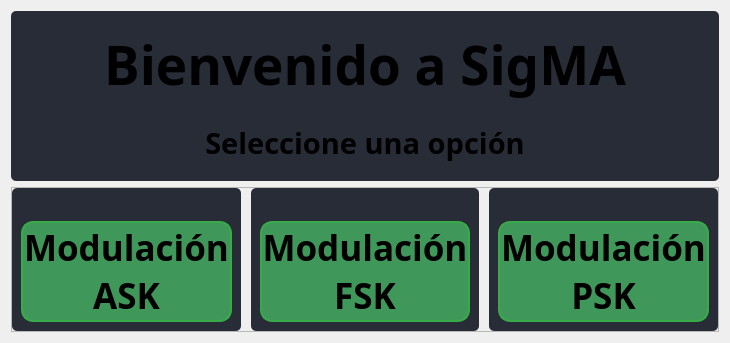
                  <widget class="QWidget" name="page_home">
                   <layout class="QVBoxLayout" name="verticalLayout_10">
                    <item>
                     <widget class="QFrame" name="frame_22">
                      <property name="maximumSize">
                       <size>
                        <width>16777215</width>
                        <height>170</height>
                       </size>
                      </property>
                      <property name="styleSheet">
                       <string notr="true">background-color: rgb(39, 44, 54);
border-radius: 5px;</string>
                      </property>
                      <property name="frameShape">
                       <enum>QFrame::StyledPanel</enum>
                      </property>
                      <property name="frameShadow">
                       <enum>QFrame::Raised</enum>
                      </property>
                      <layout class="QVBoxLayout" name="verticalLayout_15">
                       <item>
                        <widget class="QFrame" name="frame_25">
                         <property name="minimumSize">
                          <size>
                           <width>0</width>
                           <height>0</height>
                          </size>
                         </property>
                         <property name="maximumSize">
                          <size>
                           <width>16777215</width>
                           <height>160</height>
                          </size>
                         </property>
                         <property name="frameShape">
                          <enum>QFrame::StyledPanel</enum>
                         </property>
                         <property name="frameShadow">
                          <enum>QFrame::Raised</enum>
                         </property>
                         <layout class="QHBoxLayout" name="horizontalLayout_17">
                          <property name="spacing">
                           <number>0</number>
                          </property>
                          <property name="leftMargin">
                           <number>0</number>
                          </property>
                          <property name="topMargin">
                           <number>0</number>
                          </property>
                          <property name="rightMargin">
                           <number>0</number>
                          </property>
                          <property name="bottomMargin">
                           <number>0</number>
                          </property>
                          <item>
                           <widget class="QFrame" name="frame_icon_top_bar_2">
                            <property name="minimumSize">
                             <size>
                              <width>70</width>
                              <height>90</height>
                             </size>
                            </property>
                            <property name="maximumSize">
                             <size>
                              <width>80</width>
                              <height>120</height>
                             </size>
                            </property>
                            <property name="styleSheet">
                             <string notr="true">background: transparent;
background-image: url(:/bigSize/icons/bigSize/sigma-logo.png);
background-position: center;
background-repeat: no-repeat;
</string>
                            </property>
                            <property name="frameShape">
                             <enum>QFrame::StyledPanel</enum>
                            </property>
                            <property name="frameShadow">
                             <enum>QFrame::Raised</enum>
                            </property>
                           </widget>
                          </item>
                          <item>
                           <widget class="QLabel" name="label_6">
                            <property name="maximumSize">
                             <size>
                              <width>16777215</width>
                              <height>150</height>
                             </size>
                            </property>
                            <property name="font">
                             <font>
                              <family>Satoshi Black</family>
                              <pointsize>40</pointsize>
                              <weight>75</weight>
                              <bold>true</bold>
                             </font>
                            </property>
                            <property name="styleSheet">
                             <string notr="true"/>
                            </property>
                            <property name="text">
                             <string> Bienvenido a SigMA </string>
                            </property>
                            <property name="alignment">
                             <set>Qt::AlignCenter</set>
                            </property>
                           </widget>
                          </item>
                          <item>
                           <widget class="QFrame" name="frame_icon_top_bar_3">
                            <property name="minimumSize">
                             <size>
                              <width>70</width>
                              <height>90</height>
                             </size>
                            </property>
                            <property name="maximumSize">
                             <size>
                              <width>80</width>
                              <height>120</height>
                             </size>
                            </property>
                            <property name="styleSheet">
                             <string notr="true">background: transparent;
background-image: url(:/bigSize/icons/bigSize/sigma-logo.png);
background-position: center;
background-repeat: no-repeat;
</string>
                            </property>
                            <property name="frameShape">
                             <enum>QFrame::StyledPanel</enum>
                            </property>
                            <property name="frameShadow">
                             <enum>QFrame::Raised</enum>
                            </property>
                           </widget>
                          </item>
                         </layout>
                        </widget>
                       </item>
                       <item>
                        <widget class="QFrame" name="frame_26">
                         <property name="frameShape">
                          <enum>QFrame::StyledPanel</enum>
                         </property>
                         <property name="frameShadow">
                          <enum>QFrame::Raised</enum>
                         </property>
                         <layout class="QHBoxLayout" name="horizontalLayout_12">
                          <item>
                           <widget class="QLabel" name="label_7">
                            <property name="maximumSize">
                             <size>
                              <width>16777215</width>
                              <height>150</height>
                             </size>
                            </property>
                            <property name="font">
                             <font>
                              <family>Satoshi Black</family>
                              <pointsize>22</pointsize>
                              <weight>75</weight>
                              <bold>true</bold>
                             </font>
                            </property>
                            <property name="styleSheet">
                             <string notr="true"/>
                            </property>
                            <property name="text">
                             <string>Seleccione una opción</string>
                            </property>
                            <property name="alignment">
                             <set>Qt::AlignCenter</set>
                            </property>
                           </widget>
                          </item>
                         </layout>
                        </widget>
                       </item>
                      </layout>
                     </widget>
                    </item>
                    <item>
                     <widget class="QFrame" name="frame">
                      <property name="frameShape">
                       <enum>QFrame::StyledPanel</enum>
                      </property>
                      <property name="frameShadow">
                       <enum>QFrame::Raised</enum>
                      </property>
                      <layout class="QHBoxLayout" name="horizontalLayout_9">
                       <property name="spacing">
                        <number>10</number>
                       </property>
                       <property name="leftMargin">
                        <number>0</number>
                       </property>
                       <property name="topMargin">
                        <number>0</number>
                       </property>
                       <property name="rightMargin">
                        <number>0</number>
                       </property>
                       <property name="bottomMargin">
                        <number>0</number>
                       </property>
                       <item>
                        <widget class="QFrame" name="frame_2">
                         <property name="styleSheet">
                          <string notr="true">background-color: rgb(39, 44, 54);
border-radius: 5px;</string>
                         </property>
                         <property name="frameShape">
                          <enum>QFrame::StyledPanel</enum>
                         </property>
                         <property name="frameShadow">
                          <enum>QFrame::Raised</enum>
                         </property>
                         <layout class="QVBoxLayout" name="verticalLayout_6">
                          <item>
                           <widget class="QFrame" name="frame_15">
                            <property name="minimumSize">
                             <size>
                              <width>0</width>
                              <height>10</height>
                             </size>
                            </property>
                            <property name="maximumSize">
                             <size>
                              <width>16777215</width>
                              <height>250</height>
                             </size>
                            </property>
                            <property name="styleSheet">
                             <string notr="true">QFrame {
	background-image: url(:/bigSize/icons/bigSize/cil-ask.png);
	background-position: center;
	background-repeat: no-reperat;
	width: 20px;
}</string>
                            </property>
                            <property name="frameShape">
                             <enum>QFrame::StyledPanel</enum>
                            </property>
                            <property name="frameShadow">
                             <enum>QFrame::Raised</enum>
                            </property>
                            <layout class="QVBoxLayout" name="verticalLayout_11"/>
                           </widget>
                          </item>
                          <item>
                           <widget class="QPushButton" name="Btn_ASK">
                            <property name="font">
                             <font>
                              <family>Satoshi Black</family>
                              <pointsize>26</pointsize>
                              <weight>75</weight>
                              <bold>true</bold>
                             </font>
                            </property>
                            <property name="autoFillBackground">
                             <bool>false</bool>
                            </property>
                            <property name="styleSheet">
                             <string notr="true">QPushButton {
	border: 2px solid rgb(56, 170, 72);
	border-radius: 12px;	
	background-color: rgb(63, 152, 90);
}

/* rgb(52, 59, 72)*/
QPushButton:hover {
	background-color: rgb(60, 198, 84);
	border: 2px solid rgb(60, 196, 72);
}
QPushButton:pressed {	
	background-color: rgb(37, 138, 26);
	border: 2px solid rgb(60, 196, 72);
}</string>
                            </property>
                            <property name="text">
                             <string>Modulación
ASK</string>
                            </property>
                           </widget>
                          </item>
                         </layout>
                        </widget>
                       </item>
                       <item>
                        <widget class="QFrame" name="frame_3">
                         <property name="styleSheet">
                          <string notr="true">background-color: rgb(39, 44, 54);
border-radius: 5px;</string>
                         </property>
                         <property name="frameShape">
                          <enum>QFrame::StyledPanel</enum>
                         </property>
                         <property name="frameShadow">
                          <enum>QFrame::Raised</enum>
                         </property>
                         <layout class="QVBoxLayout" name="verticalLayout_7">
                          <item>
                           <widget class="QFrame" name="frame_17">
                            <property name="minimumSize">
                             <size>
                              <width>0</width>
                              <height>10</height>
                             </size>
                            </property>
                            <property name="maximumSize">
                             <size>
                              <width>16777215</width>
                              <height>250</height>
                             </size>
                            </property>
                            <property name="styleSheet">
                             <string notr="true">QFrame {
	background-image: url(:/bigSize/icons/bigSize/cil-fsk.png);
	background-position: center;
	background-repeat: no-reperat;
}</string>
                            </property>
                            <property name="frameShape">
                             <enum>QFrame::StyledPanel</enum>
                            </property>
                            <property name="frameShadow">
                             <enum>QFrame::Raised</enum>
                            </property>
                            <layout class="QHBoxLayout" name="horizontalLayout_19"/>
                           </widget>
                          </item>
                          <item>
                           <widget class="QPushButton" name="Btn_FSK">
                            <property name="font">
                             <font>
                              <family>Satoshi Black</family>
                              <pointsize>26</pointsize>
                              <weight>75</weight>
                              <bold>true</bold>
                             </font>
                            </property>
                            <property name="autoFillBackground">
                             <bool>false</bool>
                            </property>
                            <property name="styleSheet">
                             <string notr="true">QPushButton {
	border: 2px solid rgb(56, 170, 72);
	border-radius: 12px;	
	background-color: rgb(63, 152, 90);
}

/* rgb(52, 59, 72)*/
QPushButton:hover {
	background-color: rgb(60, 198, 84);
	border: 2px solid rgb(60, 196, 72);
}
QPushButton:pressed {	
	background-color: rgb(37, 138, 26);
	border: 2px solid rgb(60, 196, 72);
}</string>
                            </property>
                            <property name="text">
                             <string>Modulación
FSK</string>
                            </property>
                           </widget>
                          </item>
                         </layout>
                        </widget>
                       </item>
                       <item>
                        <widget class="QFrame" name="frame_13">
                         <property name="styleSheet">
                          <string notr="true">background-color: rgb(39, 44, 54);
border-radius: 5px;</string>
                         </property>
                         <property name="frameShape">
                          <enum>QFrame::StyledPanel</enum>
                         </property>
                         <property name="frameShadow">
                          <enum>QFrame::Raised</enum>
                         </property>
                         <layout class="QVBoxLayout" name="verticalLayout_8">
                          <item>
                           <widget class="QFrame" name="frame_19">
                            <property name="minimumSize">
                             <size>
                              <width>0</width>
                              <height>10</height>
                             </size>
                            </property>
                            <property name="maximumSize">
                             <size>
                              <width>16777215</width>
                              <height>250</height>
                             </size>
                            </property>
                            <property name="styleSheet">
                             <string notr="true">QFrame {
	background-image: url(:/bigSize/icons/bigSize/cil-psk.png);
	background-position: center;
	background-repeat: no-reperat;
	width: 20px;
}</string>
                            </property>
                            <property name="frameShape">
                             <enum>QFrame::StyledPanel</enum>
                            </property>
                            <property name="frameShadow">
                             <enum>QFrame::Raised</enum>
                            </property>
                            <layout class="QHBoxLayout" name="horizontalLayout_20"/>
                           </widget>
                          </item>
                          <item>
                           <widget class="QPushButton" name="Btn_PSK">
                            <property name="font">
                             <font>
                              <family>Satoshi Black</family>
                              <pointsize>26</pointsize>
                              <weight>75</weight>
                              <bold>true</bold>
                             </font>
                            </property>
                            <property name="autoFillBackground">
                             <bool>false</bool>
                            </property>
                            <property name="styleSheet">
                             <string notr="true">QPushButton {
	border: 2px solid rgb(56, 170, 72);
	border-radius: 12px;	
	background-color: rgb(63, 152, 90);
}

/* rgb(52, 59, 72)*/
QPushButton:hover {
	background-color: rgb(60, 198, 84);
	border: 2px solid rgb(60, 196, 72);
}
QPushButton:pressed {	
	background-color: rgb(37, 138, 26);
	border: 2px solid rgb(60, 196, 72);
}</string>
                            </property>
                            <property name="text">
                             <string>Modulación
PSK</string>
                            </property>
                           </widget>
                          </item>
                         </layout>
                        </widget>
                       </item>
                      </layout>
                     </widget>
                    </item>
                   </layout>
                  </widget>
